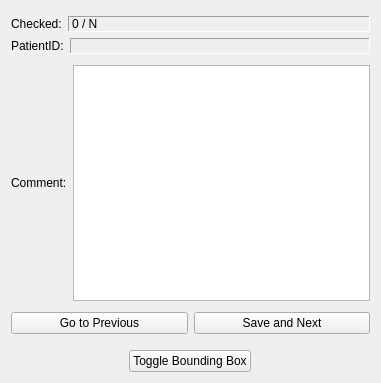
<?xml version="1.0" encoding="UTF-8"?>
<ui version="4.0">
 <class>NiftyViewer</class>
 <widget class="qMRMLWidget" name="NiftyViewer">
  <property name="geometry">
   <rect>
    <x>0</x>
    <y>0</y>
    <width>381</width>
    <height>383</height>
   </rect>
  </property>
  <layout class="QVBoxLayout" name="verticalLayout">
   <item>
    <layout class="QVBoxLayout" name="verticalLayout_2">
     <item>
      <spacer name="verticalSpacer_4">
       <property name="orientation">
        <enum>Qt::Vertical</enum>
       </property>
       <property name="sizeType">
        <enum>QSizePolicy::Minimum</enum>
       </property>
       <property name="sizeHint" stdset="0">
        <size>
         <width>20</width>
         <height>5</height>
        </size>
       </property>
      </spacer>
     </item>
     <item>
      <layout class="QHBoxLayout" name="Checked">
       <item>
        <widget class="QLabel" name="checked">
         <property name="sizePolicy">
          <sizepolicy hsizetype="Fixed" vsizetype="Preferred">
           <horstretch>0</horstretch>
           <verstretch>0</verstretch>
          </sizepolicy>
         </property>
         <property name="text">
          <string>Checked:</string>
         </property>
        </widget>
       </item>
       <item>
        <widget class="QLabel" name="var_check">
         <property name="frameShape">
          <enum>QFrame::Panel</enum>
         </property>
         <property name="frameShadow">
          <enum>QFrame::Sunken</enum>
         </property>
         <property name="text">
          <string>0 / N</string>
         </property>
        </widget>
       </item>
      </layout>
     </item>
     <item>
      <layout class="QHBoxLayout" name="PatientID">
       <item>
        <widget class="QLabel" name="patientID">
         <property name="sizePolicy">
          <sizepolicy hsizetype="Fixed" vsizetype="Preferred">
           <horstretch>0</horstretch>
           <verstretch>0</verstretch>
          </sizepolicy>
         </property>
         <property name="text">
          <string>PatientID:</string>
         </property>
        </widget>
       </item>
       <item>
        <widget class="QLabel" name="var_ID">
         <property name="frameShape">
          <enum>QFrame::Panel</enum>
         </property>
         <property name="frameShadow">
          <enum>QFrame::Sunken</enum>
         </property>
         <property name="text">
          <string/>
         </property>
        </widget>
       </item>
      </layout>
     </item>
     <item>
      <spacer name="verticalSpacer">
       <property name="orientation">
        <enum>Qt::Vertical</enum>
       </property>
       <property name="sizeType">
        <enum>QSizePolicy::Minimum</enum>
       </property>
       <property name="sizeHint" stdset="0">
        <size>
         <width>20</width>
         <height>5</height>
        </size>
       </property>
      </spacer>
     </item>
     <item>
      <layout class="QHBoxLayout" name="Comment">
       <item>
        <widget class="QLabel" name="comment">
         <property name="sizePolicy">
          <sizepolicy hsizetype="Fixed" vsizetype="Preferred">
           <horstretch>0</horstretch>
           <verstretch>0</verstretch>
          </sizepolicy>
         </property>
         <property name="text">
          <string>Comment:</string>
         </property>
        </widget>
       </item>
       <item>
        <widget class="QTextEdit" name="var_comment"/>
       </item>
      </layout>
     </item>
     <item>
      <spacer name="verticalSpacer_5">
       <property name="orientation">
        <enum>Qt::Vertical</enum>
       </property>
       <property name="sizeType">
        <enum>QSizePolicy::Minimum</enum>
       </property>
       <property name="sizeHint" stdset="0">
        <size>
         <width>20</width>
         <height>5</height>
        </size>
       </property>
      </spacer>
     </item>
     <item>
      <layout class="QHBoxLayout" name="Buttons">
       <item>
        <widget class="QPushButton" name="previous">
         <property name="text">
          <string>Go to Previous</string>
         </property>
        </widget>
       </item>
       <item>
        <widget class="QPushButton" name="save_next">
         <property name="text">
          <string>Save and Next</string>
         </property>
        </widget>
       </item>
      </layout>
     </item>
     <item>
      <spacer name="verticalSpacer_2">
       <property name="orientation">
        <enum>Qt::Vertical</enum>
       </property>
       <property name="sizeType">
        <enum>QSizePolicy::Minimum</enum>
       </property>
       <property name="sizeHint" stdset="0">
        <size>
         <width>20</width>
         <height>10</height>
        </size>
       </property>
      </spacer>
     </item>
     <item>
      <layout class="QHBoxLayout" name="BoundingBox">
       <item>
        <widget class="QPushButton" name="bounding">
         <property name="sizePolicy">
          <sizepolicy hsizetype="Maximum" vsizetype="Fixed">
           <horstretch>0</horstretch>
           <verstretch>0</verstretch>
          </sizepolicy>
         </property>
         <property name="cursor">
          <cursorShape>ArrowCursor</cursorShape>
         </property>
         <property name="text">
          <string>Toggle Bounding Box</string>
         </property>
        </widget>
       </item>
      </layout>
     </item>
    </layout>
   </item>
  </layout>
 </widget>
 <customwidgets>
  <customwidget>
   <class>qMRMLWidget</class>
   <extends>QWidget</extends>
   <header>qMRMLWidget.h</header>
   <container>1</container>
  </customwidget>
 </customwidgets>
 <resources/>
 <connections/>
</ui>
